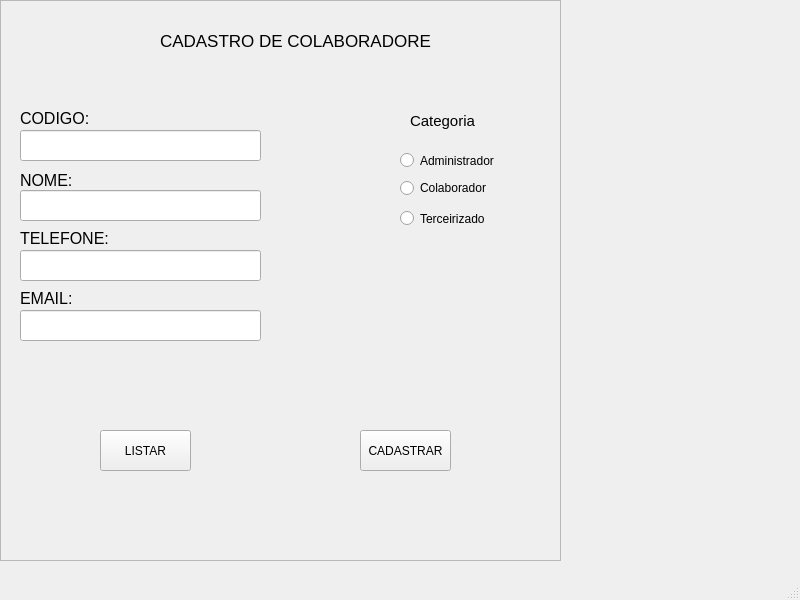
<?xml version="1.0" encoding="UTF-8"?>
<ui version="4.0">
 <class>MainWindow</class>
 <widget class="QMainWindow" name="MainWindow">
  <property name="geometry">
   <rect>
    <x>0</x>
    <y>0</y>
    <width>800</width>
    <height>600</height>
   </rect>
  </property>
  <property name="windowTitle">
   <string>MainWindow</string>
  </property>
  <widget class="QWidget" name="centralwidget">
   <widget class="QFrame" name="frame">
    <property name="geometry">
     <rect>
      <x>0</x>
      <y>0</y>
      <width>561</width>
      <height>561</height>
     </rect>
    </property>
    <property name="frameShape">
     <enum>QFrame::StyledPanel</enum>
    </property>
    <property name="frameShadow">
     <enum>QFrame::Raised</enum>
    </property>
    <widget class="QLineEdit" name="nome">
     <property name="geometry">
      <rect>
       <x>20</x>
       <y>190</y>
       <width>241</width>
       <height>31</height>
      </rect>
     </property>
     <property name="font">
      <font>
       <pointsize>14</pointsize>
      </font>
     </property>
    </widget>
    <widget class="QLabel" name="nome_2">
     <property name="geometry">
      <rect>
       <x>20</x>
       <y>170</y>
       <width>71</width>
       <height>20</height>
      </rect>
     </property>
     <property name="font">
      <font>
       <pointsize>12</pointsize>
      </font>
     </property>
     <property name="text">
      <string>NOME:</string>
     </property>
    </widget>
    <widget class="QLabel" name="label_2">
     <property name="geometry">
      <rect>
       <x>160</x>
       <y>10</y>
       <width>271</width>
       <height>61</height>
      </rect>
     </property>
     <property name="font">
      <font>
       <pointsize>13</pointsize>
      </font>
     </property>
     <property name="text">
      <string>CADASTRO DE COLABORADORES</string>
     </property>
    </widget>
    <widget class="QLabel" name="telefone_2">
     <property name="geometry">
      <rect>
       <x>20</x>
       <y>230</y>
       <width>101</width>
       <height>16</height>
      </rect>
     </property>
     <property name="font">
      <font>
       <pointsize>12</pointsize>
      </font>
     </property>
     <property name="text">
      <string>TELEFONE:</string>
     </property>
    </widget>
    <widget class="QLineEdit" name="telefone">
     <property name="geometry">
      <rect>
       <x>20</x>
       <y>250</y>
       <width>241</width>
       <height>31</height>
      </rect>
     </property>
     <property name="font">
      <font>
       <pointsize>14</pointsize>
      </font>
     </property>
    </widget>
    <widget class="QLineEdit" name="codigo">
     <property name="geometry">
      <rect>
       <x>20</x>
       <y>130</y>
       <width>241</width>
       <height>31</height>
      </rect>
     </property>
     <property name="font">
      <font>
       <pointsize>14</pointsize>
      </font>
     </property>
    </widget>
    <widget class="QLabel" name="codigo_2">
     <property name="geometry">
      <rect>
       <x>20</x>
       <y>110</y>
       <width>81</width>
       <height>16</height>
      </rect>
     </property>
     <property name="font">
      <font>
       <pointsize>12</pointsize>
      </font>
     </property>
     <property name="text">
      <string>CODIGO:</string>
     </property>
    </widget>
    <widget class="QLineEdit" name="email">
     <property name="geometry">
      <rect>
       <x>20</x>
       <y>310</y>
       <width>241</width>
       <height>31</height>
      </rect>
     </property>
     <property name="font">
      <font>
       <pointsize>14</pointsize>
      </font>
     </property>
    </widget>
    <widget class="QLabel" name="label">
     <property name="geometry">
      <rect>
       <x>20</x>
       <y>290</y>
       <width>71</width>
       <height>16</height>
      </rect>
     </property>
     <property name="font">
      <font>
       <pointsize>12</pointsize>
      </font>
     </property>
     <property name="text">
      <string>EMAIL:</string>
     </property>
    </widget>
    <widget class="QLabel" name="label_6">
     <property name="geometry">
      <rect>
       <x>410</x>
       <y>110</y>
       <width>101</width>
       <height>21</height>
      </rect>
     </property>
     <property name="font">
      <font>
       <pointsize>11</pointsize>
      </font>
     </property>
     <property name="text">
      <string>Categoria</string>
     </property>
    </widget>
    <widget class="QRadioButton" name="adm">
     <property name="geometry">
      <rect>
       <x>400</x>
       <y>150</y>
       <width>111</width>
       <height>21</height>
      </rect>
     </property>
     <property name="text">
      <string>Administrador</string>
     </property>
    </widget>
    <widget class="QRadioButton" name="colab">
     <property name="geometry">
      <rect>
       <x>400</x>
       <y>180</y>
       <width>101</width>
       <height>16</height>
      </rect>
     </property>
     <property name="text">
      <string>Colaborador</string>
     </property>
    </widget>
    <widget class="QRadioButton" name="terceirizado">
     <property name="geometry">
      <rect>
       <x>400</x>
       <y>210</y>
       <width>101</width>
       <height>17</height>
      </rect>
     </property>
     <property name="text">
      <string>Terceirizado</string>
     </property>
    </widget>
    <widget class="QPushButton" name="btn_listar">
     <property name="geometry">
      <rect>
       <x>100</x>
       <y>430</y>
       <width>91</width>
       <height>41</height>
      </rect>
     </property>
     <property name="text">
      <string>LISTAR</string>
     </property>
    </widget>
    <widget class="QPushButton" name="btn_cadastrar">
     <property name="geometry">
      <rect>
       <x>360</x>
       <y>430</y>
       <width>91</width>
       <height>41</height>
      </rect>
     </property>
     <property name="text">
      <string>CADASTRAR</string>
     </property>
    </widget>
   </widget>
  </widget>
  <widget class="QMenuBar" name="menubar">
   <property name="geometry">
    <rect>
     <x>0</x>
     <y>0</y>
     <width>800</width>
     <height>26</height>
    </rect>
   </property>
  </widget>
  <widget class="QStatusBar" name="statusbar"/>
 </widget>
 <resources/>
 <connections/>
</ui>
